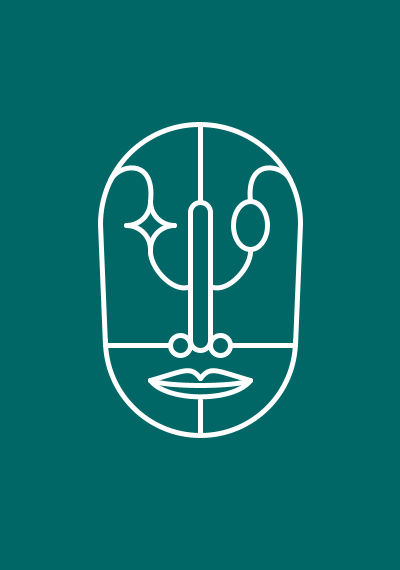
Frame 1 (no input)
Frame 2 (the mouse pressed at the canvas centre, redrawn once): identical to frame 1, image omitted

The Processing sketch that drew this single still picture (run headless with seeded random() and noise(); the mouse was pressed at the canvas centre and the sketch redrawn once):

// Processing sketch: RobotFace
// ── RobotFace.pde
// Open in Processing IDE — same visuals as sketch.js (p5.js)

void setup() {
  size(400, 570);
  noLoop();
}

void draw() {
  background(0, 102, 102);

  stroke(255);
  strokeWeight(5);
  noFill();

  arc(200, 224, 200, 200, PI, 2 * PI);
  line(100, 224, 105, 345);
  line(300, 224, 295, 345);
  arc(200, 340, 190, 190, 0, PI);

  line(200, 125, 200, 200);
  line(200, 400, 200, 435);

  arc(200, 212, 20, 20, PI, 2 * PI);
  line(210, 212, 210, 340);
  line(190, 212, 190, 340);
  arc(200, 340, 20, 20, 0, PI);

  ellipse(180, 345, 20, 20);
  ellipse(220, 345, 20, 20);
  line(170, 345, 105, 345);
  line(230, 345, 295, 345);

  ellipse(250, 225, 34, 48);
  bezier(150, 201, 155, 156, 117, 164, 110, 180);
  bezier(250, 201, 245, 156, 283, 164, 290, 180);
  curve(200, 180, 250, 249, 210, 286, 150, 201);
  curve(200, 180, 150, 249, 190, 286, 250, 201);

  arc(174, 201, 48, 48, PI / 2, PI);
  arc(126, 201, 48, 48, 0, PI / 2);
  arc(174, 249, 48, 48, PI, PI + PI / 2);
  arc(126, 249, 48, 48, PI + PI / 2, 2 * PI);

  curve(250, 249, 250, 380, 150, 380, 150, 249);
  curve(250, 340, 250, 380, 150, 380, 150, 340);
  bezier(150, 380, 185, 370, 190, 365, 200, 378);
  bezier(250, 380, 215, 370, 210, 365, 200, 378);
}
